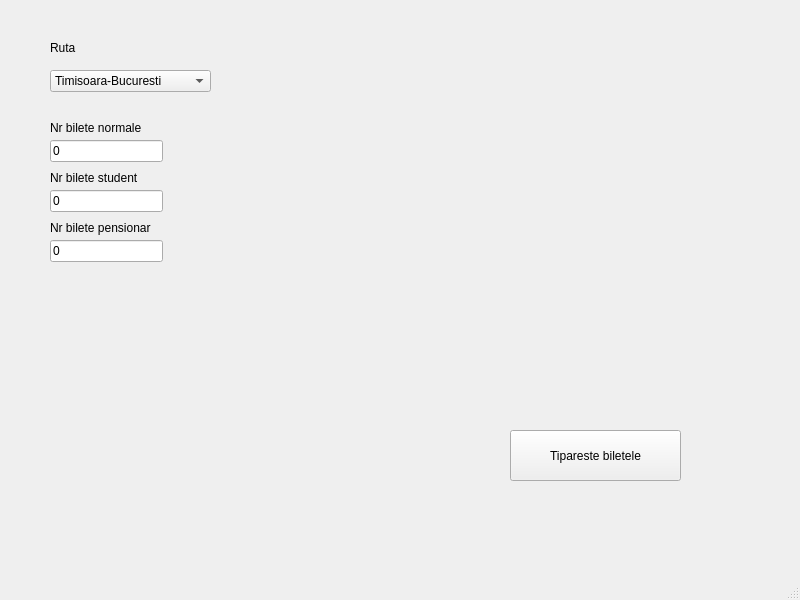
<?xml version="1.0" encoding="UTF-8"?>
<ui version="4.0">
 <class>MainWindow</class>
 <widget class="QMainWindow" name="MainWindow">
  <property name="geometry">
   <rect>
    <x>0</x>
    <y>0</y>
    <width>800</width>
    <height>600</height>
   </rect>
  </property>
  <property name="windowTitle">
   <string>MainWindow</string>
  </property>
  <widget class="QWidget" name="centralwidget">
   <widget class="QComboBox" name="comboBox">
    <property name="geometry">
     <rect>
      <x>50</x>
      <y>70</y>
      <width>161</width>
      <height>22</height>
     </rect>
    </property>
    <item>
     <property name="text">
      <string>Timisoara-Bucuresti</string>
     </property>
    </item>
    <item>
     <property name="text">
      <string>Timisoara-Cluj</string>
     </property>
    </item>
    <item>
     <property name="text">
      <string>Timisoara-Targu Jiu</string>
     </property>
    </item>
   </widget>
   <widget class="QLineEdit" name="lineEdit">
    <property name="geometry">
     <rect>
      <x>50</x>
      <y>140</y>
      <width>113</width>
      <height>22</height>
     </rect>
    </property>
    <property name="text">
     <string>0</string>
    </property>
   </widget>
   <widget class="QPushButton" name="pushButton">
    <property name="geometry">
     <rect>
      <x>510</x>
      <y>430</y>
      <width>171</width>
      <height>51</height>
     </rect>
    </property>
    <property name="text">
     <string>Tipareste biletele</string>
    </property>
   </widget>
   <widget class="QLabel" name="label">
    <property name="geometry">
     <rect>
      <x>50</x>
      <y>120</y>
      <width>111</width>
      <height>16</height>
     </rect>
    </property>
    <property name="text">
     <string>Nr bilete normale</string>
    </property>
   </widget>
   <widget class="QLabel" name="label_2">
    <property name="geometry">
     <rect>
      <x>50</x>
      <y>40</y>
      <width>49</width>
      <height>16</height>
     </rect>
    </property>
    <property name="text">
     <string>Ruta</string>
    </property>
   </widget>
   <widget class="QLineEdit" name="lineEdit_2">
    <property name="geometry">
     <rect>
      <x>50</x>
      <y>190</y>
      <width>113</width>
      <height>22</height>
     </rect>
    </property>
    <property name="text">
     <string>0</string>
    </property>
   </widget>
   <widget class="QLabel" name="label_3">
    <property name="geometry">
     <rect>
      <x>50</x>
      <y>170</y>
      <width>111</width>
      <height>16</height>
     </rect>
    </property>
    <property name="text">
     <string>Nr bilete student</string>
    </property>
   </widget>
   <widget class="QLineEdit" name="lineEdit_3">
    <property name="geometry">
     <rect>
      <x>50</x>
      <y>240</y>
      <width>113</width>
      <height>22</height>
     </rect>
    </property>
    <property name="text">
     <string>0</string>
    </property>
   </widget>
   <widget class="QLabel" name="label_4">
    <property name="geometry">
     <rect>
      <x>50</x>
      <y>220</y>
      <width>111</width>
      <height>16</height>
     </rect>
    </property>
    <property name="text">
     <string>Nr bilete pensionar</string>
    </property>
   </widget>
   <widget class="QLabel" name="raspunsServerLabel">
    <property name="geometry">
     <rect>
      <x>50</x>
      <y>300</y>
      <width>431</width>
      <height>61</height>
     </rect>
    </property>
    <property name="text">
     <string/>
    </property>
   </widget>
  </widget>
  <widget class="QMenuBar" name="menubar">
   <property name="geometry">
    <rect>
     <x>0</x>
     <y>0</y>
     <width>800</width>
     <height>22</height>
    </rect>
   </property>
  </widget>
  <widget class="QStatusBar" name="statusbar"/>
 </widget>
 <resources/>
 <connections/>
</ui>
